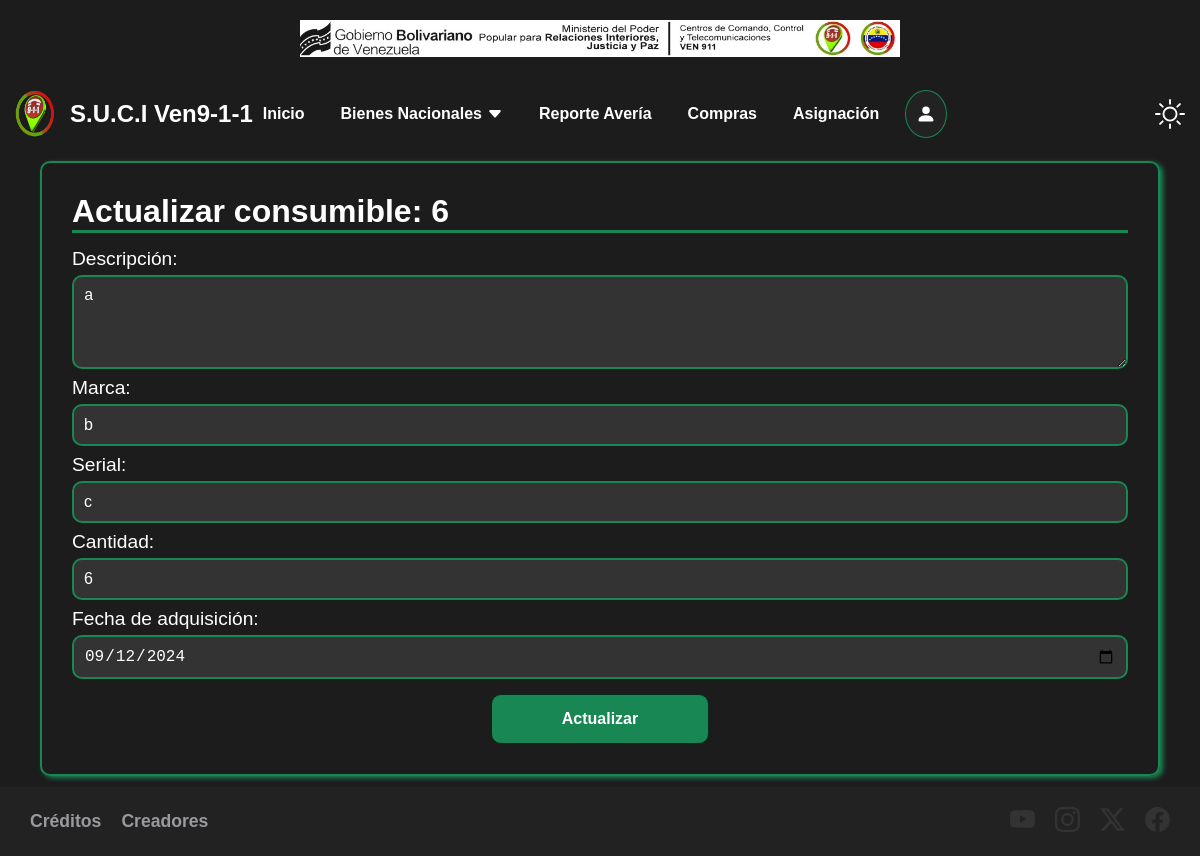
Screenshot of /bienes/consumible/6/ (signed in) with the database file from the repository.
### administracion/models.py (models this page shows, shortened)
class Articulo(models.Model):
    descripcion = models.TextField(max_length=255)
    marca = models.CharField(max_length=255, blank=True, null=True)
    modelo = models.CharField(max_length=255, blank=True, null=True)
    serial = models.CharField(max_length=255, blank=True, null=True)
    placa = models.CharField(max_length=255, blank=True, null=True)
    codigo_bn = models.CharField(max_length=255, blank=True, null=True)
    cantidad = models.IntegerField()
    tipo_articulo = models.ForeignKey(TipoArticulo, on_delete=models.CASCADE)
    condicion = models.ForeignKey(Condicion, on_delete=models.CASCADE)
    fecha_adq = models.DateField()
    asignado = models.BooleanField(default=False)
    user = models.ForeignKey(User, on_delete=models.CASCADE)
    created_at = models.DateTimeField(default=timezone.now)

### administracion/views.py (the view, shortened to what this page needs)
# urls.py: path('bienes/consumible/<int:consumible_id>/', views.update_consumible, name='update_consumible'),
def update_consumible(request, consumible_id):
    if request.method == 'GET':
        consumible = get_object_or_404(Articulo, pk=consumible_id, user=request.user)
        form = ConsumibleForm(instance=consumible)
        return render(request, 'consumible/update_consumible.html', {
            'consumible': consumible,
            'form': form
        })

### administracion/forms.py
class ConsumibleForm(forms.ModelForm):
    class Meta:
        model = Articulo
        fields = ['descripcion', 'marca', 'serial', 'cantidad', 'fecha_adq']
        labels = {
                    'descripcion': 'Descripción',
                    'marca': 'Marca',
                    'serial': 'Serial',
                    'cantidad': 'Cantidad',
                    'fecha_adq': 'Fecha de adquisición',
        }
        widgets = {
            'fecha_adq': forms.DateInput(format=('%Y-%m-%d'), attrs={'placeholder': 'Selecciona una fecha', 'type': 'date'}),
        }

### administracion/templates/consumible/update_consumible.html (shortened to what this page needs)
{% extends 'base.html' %}
{% block content %}
    <main class="content-form">
        <div>
            <form method="POST">
                <h1>Actualizar consumible: {{ consumible.id }}</h1>
                <div class="form-control">
                    {{ form }}
                </div>
                <div class="div-button">
                    <button>
                        Actualizar
                    </button>
                </div>
            </form>
        </div>
    </main>
{% endblock %}

### administracion/static/css/main.css (style rules this page uses)
body { background: #1c1c1c;; font-family: sans-serif; margin: 0; }

### rows the page displays
Articulo: id "6", descripcion "a", marca "b", serial "c", cantidad "6", fecha_adq "09/12/2024"
